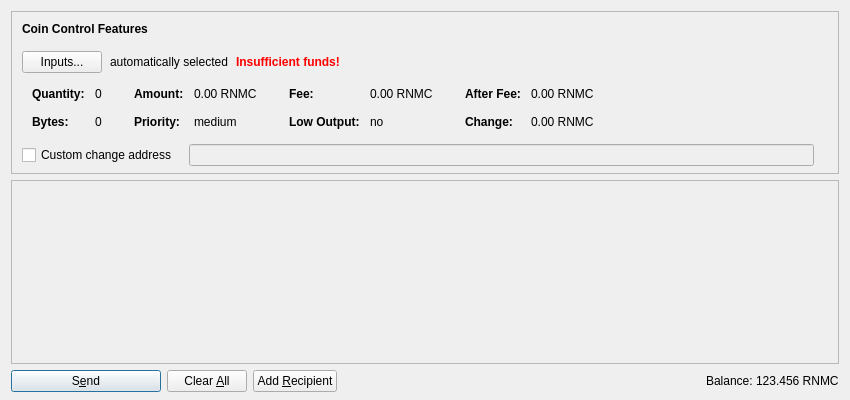
<?xml version="1.0" encoding="UTF-8"?>
<ui version="4.0">
 <class>SendCoinsDialog</class>
 <widget class="QDialog" name="SendCoinsDialog">
  <property name="geometry">
   <rect>
    <x>0</x>
    <y>0</y>
    <width>850</width>
    <height>400</height>
   </rect>
  </property>
  <property name="windowTitle">
   <string>Send Coins</string>
  </property>
  <layout class="QVBoxLayout" name="verticalLayout" stretch="0,1,0">
   <property name="bottomMargin">
    <number>8</number>
   </property>
   <item>
    <widget class="QFrame" name="frameCoinControl">
     <property name="sizePolicy">
      <sizepolicy hsizetype="Expanding" vsizetype="Expanding">
       <horstretch>0</horstretch>
       <verstretch>0</verstretch>
      </sizepolicy>
     </property>
     <property name="maximumSize">
      <size>
       <width>16777215</width>
       <height>16777215</height>
      </size>
     </property>
     <property name="frameShape">
      <enum>QFrame::StyledPanel</enum>
     </property>
     <property name="frameShadow">
      <enum>QFrame::Sunken</enum>
     </property>
     <layout class="QVBoxLayout" name="verticalLayoutCoinControl2">
      <property name="spacing">
       <number>0</number>
      </property>
      <property name="leftMargin">
       <number>0</number>
      </property>
      <property name="topMargin">
       <number>0</number>
      </property>
      <property name="rightMargin">
       <number>0</number>
      </property>
      <property name="bottomMargin">
       <number>6</number>
      </property>
      <item>
       <layout class="QVBoxLayout" name="verticalLayoutCoinControl" stretch="0,0,0,0,1">
        <property name="spacing">
         <number>0</number>
        </property>
        <property name="leftMargin">
         <number>10</number>
        </property>
        <property name="topMargin">
         <number>10</number>
        </property>
        <item>
         <layout class="QHBoxLayout" name="horizontalLayoutCoinControl1">
          <property name="bottomMargin">
           <number>15</number>
          </property>
          <item>
           <widget class="QLabel" name="labelCoinControlFeatures">
            <property name="sizePolicy">
             <sizepolicy hsizetype="Preferred" vsizetype="Maximum">
              <horstretch>0</horstretch>
              <verstretch>0</verstretch>
             </sizepolicy>
            </property>
            <property name="font">
             <font>
              <weight>75</weight>
              <bold>true</bold>
             </font>
            </property>
            <property name="styleSheet">
             <string notr="true">font-weight:bold;</string>
            </property>
            <property name="text">
             <string>Coin Control Features</string>
            </property>
           </widget>
          </item>
         </layout>
        </item>
        <item>
         <layout class="QHBoxLayout" name="horizontalLayoutCoinControl2" stretch="0,0,0,0">
          <property name="spacing">
           <number>8</number>
          </property>
          <property name="bottomMargin">
           <number>10</number>
          </property>
          <item>
           <widget class="QPushButton" name="pushButtonCoinControl">
            <property name="styleSheet">
             <string notr="true"/>
            </property>
            <property name="text">
             <string>Inputs...</string>
            </property>
           </widget>
          </item>
          <item>
           <widget class="QLabel" name="labelCoinControlAutomaticallySelected">
            <property name="text">
             <string>automatically selected</string>
            </property>
            <property name="margin">
             <number>5</number>
            </property>
           </widget>
          </item>
          <item>
           <widget class="QLabel" name="labelCoinControlInsuffFunds">
            <property name="font">
             <font>
              <weight>75</weight>
              <bold>true</bold>
             </font>
            </property>
            <property name="styleSheet">
             <string notr="true">color:red;font-weight:bold;</string>
            </property>
            <property name="text">
             <string>Insufficient funds!</string>
            </property>
            <property name="margin">
             <number>5</number>
            </property>
           </widget>
          </item>
          <item>
           <spacer name="horizontalSpacerCoinControl">
            <property name="orientation">
             <enum>Qt::Horizontal</enum>
            </property>
            <property name="sizeHint" stdset="0">
             <size>
              <width>40</width>
              <height>1</height>
             </size>
            </property>
           </spacer>
          </item>
         </layout>
        </item>
        <item>
         <widget class="QWidget" name="widgetCoinControl" native="true">
          <property name="sizePolicy">
           <sizepolicy hsizetype="Preferred" vsizetype="Preferred">
            <horstretch>0</horstretch>
            <verstretch>0</verstretch>
           </sizepolicy>
          </property>
          <property name="minimumSize">
           <size>
            <width>0</width>
            <height>0</height>
           </size>
          </property>
          <property name="styleSheet">
           <string notr="true"/>
          </property>
          <layout class="QHBoxLayout" name="horizontalLayoutCoinControl5">
           <property name="leftMargin">
            <number>0</number>
           </property>
           <property name="topMargin">
            <number>0</number>
           </property>
           <property name="rightMargin">
            <number>0</number>
           </property>
           <property name="bottomMargin">
            <number>0</number>
           </property>
           <item>
            <layout class="QHBoxLayout" name="horizontalLayoutCoinControl3" stretch="0,0,0,1">
             <property name="spacing">
              <number>20</number>
             </property>
             <property name="topMargin">
              <number>0</number>
             </property>
             <property name="bottomMargin">
              <number>10</number>
             </property>
             <item>
              <layout class="QFormLayout" name="formLayoutCoinControl1">
               <property name="horizontalSpacing">
                <number>10</number>
               </property>
               <property name="verticalSpacing">
                <number>14</number>
               </property>
               <property name="leftMargin">
                <number>10</number>
               </property>
               <property name="topMargin">
                <number>4</number>
               </property>
               <property name="rightMargin">
                <number>6</number>
               </property>
               <item row="0" column="0">
                <widget class="QLabel" name="labelCoinControlQuantityText">
                 <property name="font">
                  <font>
                   <weight>75</weight>
                   <bold>true</bold>
                  </font>
                 </property>
                 <property name="text">
                  <string>Quantity:</string>
                 </property>
                 <property name="margin">
                  <number>0</number>
                 </property>
                </widget>
               </item>
               <item row="0" column="1">
                <widget class="QLabel" name="labelCoinControlQuantity">
                 <property name="cursor">
                  <cursorShape>IBeamCursor</cursorShape>
                 </property>
                 <property name="contextMenuPolicy">
                  <enum>Qt::ActionsContextMenu</enum>
                 </property>
                 <property name="text">
                  <string notr="true">0</string>
                 </property>
                 <property name="margin">
                  <number>0</number>
                 </property>
                 <property name="textInteractionFlags">
                  <set>Qt::LinksAccessibleByMouse|Qt::TextSelectableByKeyboard|Qt::TextSelectableByMouse</set>
                 </property>
                </widget>
               </item>
               <item row="1" column="0">
                <widget class="QLabel" name="labelCoinControlBytesText">
                 <property name="font">
                  <font>
                   <weight>75</weight>
                   <bold>true</bold>
                  </font>
                 </property>
                 <property name="text">
                  <string>Bytes:</string>
                 </property>
                </widget>
               </item>
               <item row="1" column="1">
                <widget class="QLabel" name="labelCoinControlBytes">
                 <property name="cursor">
                  <cursorShape>IBeamCursor</cursorShape>
                 </property>
                 <property name="contextMenuPolicy">
                  <enum>Qt::ActionsContextMenu</enum>
                 </property>
                 <property name="text">
                  <string notr="true">0</string>
                 </property>
                 <property name="textInteractionFlags">
                  <set>Qt::LinksAccessibleByMouse|Qt::TextSelectableByKeyboard|Qt::TextSelectableByMouse</set>
                 </property>
                </widget>
               </item>
              </layout>
             </item>
             <item>
              <layout class="QFormLayout" name="formLayoutCoinControl2">
               <property name="horizontalSpacing">
                <number>10</number>
               </property>
               <property name="verticalSpacing">
                <number>14</number>
               </property>
               <property name="leftMargin">
                <number>6</number>
               </property>
               <property name="topMargin">
                <number>4</number>
               </property>
               <property name="rightMargin">
                <number>6</number>
               </property>
               <item row="0" column="0">
                <widget class="QLabel" name="labelCoinControlAmountText">
                 <property name="font">
                  <font>
                   <weight>75</weight>
                   <bold>true</bold>
                  </font>
                 </property>
                 <property name="text">
                  <string>Amount:</string>
                 </property>
                 <property name="margin">
                  <number>0</number>
                 </property>
                </widget>
               </item>
               <item row="0" column="1">
                <widget class="QLabel" name="labelCoinControlAmount">
                 <property name="cursor">
                  <cursorShape>IBeamCursor</cursorShape>
                 </property>
                 <property name="contextMenuPolicy">
                  <enum>Qt::ActionsContextMenu</enum>
                 </property>
                 <property name="text">
                  <string notr="true">0.00 RNMC</string>
                 </property>
                 <property name="textInteractionFlags">
                  <set>Qt::LinksAccessibleByMouse|Qt::TextSelectableByKeyboard|Qt::TextSelectableByMouse</set>
                 </property>
                </widget>
               </item>
               <item row="1" column="0">
                <widget class="QLabel" name="labelCoinControlPriorityText">
                 <property name="font">
                  <font>
                   <weight>75</weight>
                   <bold>true</bold>
                  </font>
                 </property>
                 <property name="text">
                  <string>Priority:</string>
                 </property>
                </widget>
               </item>
               <item row="1" column="1">
                <widget class="QLabel" name="labelCoinControlPriority">
                 <property name="cursor">
                  <cursorShape>IBeamCursor</cursorShape>
                 </property>
                 <property name="contextMenuPolicy">
                  <enum>Qt::ActionsContextMenu</enum>
                 </property>
                 <property name="text">
                  <string notr="true">medium</string>
                 </property>
                 <property name="textInteractionFlags">
                  <set>Qt::LinksAccessibleByMouse|Qt::TextSelectableByKeyboard|Qt::TextSelectableByMouse</set>
                 </property>
                </widget>
               </item>
              </layout>
             </item>
             <item>
              <layout class="QFormLayout" name="formLayoutCoinControl3">
               <property name="horizontalSpacing">
                <number>10</number>
               </property>
               <property name="verticalSpacing">
                <number>14</number>
               </property>
               <property name="leftMargin">
                <number>6</number>
               </property>
               <property name="topMargin">
                <number>4</number>
               </property>
               <property name="rightMargin">
                <number>6</number>
               </property>
               <item row="0" column="0">
                <widget class="QLabel" name="labelCoinControlFeeText">
                 <property name="font">
                  <font>
                   <weight>75</weight>
                   <bold>true</bold>
                  </font>
                 </property>
                 <property name="text">
                  <string>Fee:</string>
                 </property>
                 <property name="margin">
                  <number>0</number>
                 </property>
                </widget>
               </item>
               <item row="0" column="1">
                <widget class="QLabel" name="labelCoinControlFee">
                 <property name="cursor">
                  <cursorShape>IBeamCursor</cursorShape>
                 </property>
                 <property name="contextMenuPolicy">
                  <enum>Qt::ActionsContextMenu</enum>
                 </property>
                 <property name="text">
                  <string notr="true">0.00 RNMC</string>
                 </property>
                 <property name="textInteractionFlags">
                  <set>Qt::LinksAccessibleByMouse|Qt::TextSelectableByKeyboard|Qt::TextSelectableByMouse</set>
                 </property>
                </widget>
               </item>
               <item row="1" column="0">
                <widget class="QLabel" name="labelCoinControlLowOutputText">
                 <property name="font">
                  <font>
                   <weight>75</weight>
                   <bold>true</bold>
                  </font>
                 </property>
                 <property name="text">
                  <string>Low Output:</string>
                 </property>
                </widget>
               </item>
               <item row="1" column="1">
                <widget class="QLabel" name="labelCoinControlLowOutput">
                 <property name="cursor">
                  <cursorShape>IBeamCursor</cursorShape>
                 </property>
                 <property name="contextMenuPolicy">
                  <enum>Qt::ActionsContextMenu</enum>
                 </property>
                 <property name="text">
                  <string notr="true">no</string>
                 </property>
                 <property name="textInteractionFlags">
                  <set>Qt::LinksAccessibleByMouse|Qt::TextSelectableByKeyboard|Qt::TextSelectableByMouse</set>
                 </property>
                </widget>
               </item>
              </layout>
             </item>
             <item>
              <layout class="QFormLayout" name="formLayoutCoinControl4">
               <property name="horizontalSpacing">
                <number>10</number>
               </property>
               <property name="verticalSpacing">
                <number>14</number>
               </property>
               <property name="leftMargin">
                <number>6</number>
               </property>
               <property name="topMargin">
                <number>4</number>
               </property>
               <property name="rightMargin">
                <number>6</number>
               </property>
               <item row="0" column="0">
                <widget class="QLabel" name="labelCoinControlAfterFeeText">
                 <property name="font">
                  <font>
                   <weight>75</weight>
                   <bold>true</bold>
                  </font>
                 </property>
                 <property name="text">
                  <string>After Fee:</string>
                 </property>
                 <property name="margin">
                  <number>0</number>
                 </property>
                </widget>
               </item>
               <item row="0" column="1">
                <widget class="QLabel" name="labelCoinControlAfterFee">
                 <property name="cursor">
                  <cursorShape>IBeamCursor</cursorShape>
                 </property>
                 <property name="contextMenuPolicy">
                  <enum>Qt::ActionsContextMenu</enum>
                 </property>
                 <property name="text">
                  <string notr="true">0.00 RNMC</string>
                 </property>
                 <property name="textInteractionFlags">
                  <set>Qt::LinksAccessibleByMouse|Qt::TextSelectableByKeyboard|Qt::TextSelectableByMouse</set>
                 </property>
                </widget>
               </item>
               <item row="1" column="0">
                <widget class="QLabel" name="labelCoinControlChangeText">
                 <property name="font">
                  <font>
                   <weight>75</weight>
                   <bold>true</bold>
                  </font>
                 </property>
                 <property name="text">
                  <string>Change:</string>
                 </property>
                </widget>
               </item>
               <item row="1" column="1">
                <widget class="QLabel" name="labelCoinControlChange">
                 <property name="cursor">
                  <cursorShape>IBeamCursor</cursorShape>
                 </property>
                 <property name="contextMenuPolicy">
                  <enum>Qt::ActionsContextMenu</enum>
                 </property>
                 <property name="text">
                  <string notr="true">0.00 RNMC</string>
                 </property>
                 <property name="textInteractionFlags">
                  <set>Qt::LinksAccessibleByMouse|Qt::TextSelectableByKeyboard|Qt::TextSelectableByMouse</set>
                 </property>
                </widget>
               </item>
              </layout>
             </item>
            </layout>
           </item>
          </layout>
         </widget>
        </item>
        <item>
         <layout class="QHBoxLayout" name="horizontalLayoutCoinControl4" stretch="0,0,0">
          <property name="spacing">
           <number>12</number>
          </property>
          <property name="sizeConstraint">
           <enum>QLayout::SetDefaultConstraint</enum>
          </property>
          <property name="topMargin">
           <number>5</number>
          </property>
          <property name="rightMargin">
           <number>5</number>
          </property>
          <item>
           <widget class="QCheckBox" name="checkBoxCoinControlChange">
            <property name="toolTip">
             <string>If this is activated, but the change address is empty or invalid, change will be sent to a newly generated address.</string>
            </property>
            <property name="text">
             <string>Custom change address</string>
            </property>
           </widget>
          </item>
          <item>
           <widget class="QValidatedLineEdit" name="lineEditCoinControlChange">
            <property name="enabled">
             <bool>false</bool>
            </property>
            <property name="sizePolicy">
             <sizepolicy hsizetype="Expanding" vsizetype="Fixed">
              <horstretch>0</horstretch>
              <verstretch>0</verstretch>
             </sizepolicy>
            </property>
           </widget>
          </item>
          <item>
           <widget class="QLabel" name="labelCoinControlChangeLabel">
            <property name="sizePolicy">
             <sizepolicy hsizetype="Preferred" vsizetype="Expanding">
              <horstretch>0</horstretch>
              <verstretch>0</verstretch>
             </sizepolicy>
            </property>
            <property name="minimumSize">
             <size>
              <width>0</width>
              <height>0</height>
             </size>
            </property>
            <property name="text">
             <string/>
            </property>
            <property name="margin">
             <number>3</number>
            </property>
           </widget>
          </item>
         </layout>
        </item>
        <item>
         <spacer name="verticalSpacerCoinControl">
          <property name="orientation">
           <enum>Qt::Vertical</enum>
          </property>
          <property name="sizeHint" stdset="0">
           <size>
            <width>800</width>
            <height>1</height>
           </size>
          </property>
         </spacer>
        </item>
       </layout>
      </item>
     </layout>
    </widget>
   </item>
   <item>
    <widget class="QScrollArea" name="scrollArea">
     <property name="widgetResizable">
      <bool>true</bool>
     </property>
     <widget class="QWidget" name="scrollAreaWidgetContents">
      <property name="geometry">
       <rect>
        <x>0</x>
        <y>0</y>
        <width>830</width>
        <height>178</height>
       </rect>
      </property>
      <layout class="QVBoxLayout" name="verticalLayout_2" stretch="0,1">
       <property name="leftMargin">
        <number>0</number>
       </property>
       <property name="topMargin">
        <number>0</number>
       </property>
       <property name="rightMargin">
        <number>0</number>
       </property>
       <property name="bottomMargin">
        <number>0</number>
       </property>
       <item>
        <layout class="QVBoxLayout" name="entries">
         <property name="spacing">
          <number>6</number>
         </property>
        </layout>
       </item>
       <item>
        <spacer name="verticalSpacer">
         <property name="orientation">
          <enum>Qt::Vertical</enum>
         </property>
         <property name="sizeHint" stdset="0">
          <size>
           <width>20</width>
           <height>40</height>
          </size>
         </property>
        </spacer>
       </item>
      </layout>
     </widget>
    </widget>
   </item>
   <item>
    <layout class="QHBoxLayout" name="horizontalLayout">
     <item>
      <widget class="QPushButton" name="sendButton">
       <property name="minimumSize">
        <size>
         <width>150</width>
         <height>0</height>
        </size>
       </property>
       <property name="toolTip">
        <string>Confirm the send action</string>
       </property>
       <property name="text">
        <string>S&amp;end</string>
       </property>
       <property name="icon">
        <iconset resource="../renamedcoin.qrc">
         <normaloff>:/icons/send</normaloff>:/icons/send</iconset>
       </property>
       <property name="default">
        <bool>true</bool>
       </property>
      </widget>
     </item>
     <item>
      <widget class="QPushButton" name="clearButton">
       <property name="sizePolicy">
        <sizepolicy hsizetype="Minimum" vsizetype="Fixed">
         <horstretch>0</horstretch>
         <verstretch>0</verstretch>
        </sizepolicy>
       </property>
       <property name="toolTip">
        <string>Clear all fields of the form.</string>
       </property>
       <property name="text">
        <string>Clear &amp;All</string>
       </property>
       <property name="icon">
        <iconset resource="../renamedcoin.qrc">
         <normaloff>:/icons/remove</normaloff>:/icons/remove</iconset>
       </property>
       <property name="autoRepeatDelay">
        <number>300</number>
       </property>
       <property name="autoDefault">
        <bool>false</bool>
       </property>
      </widget>
     </item>
     <item>
      <widget class="QPushButton" name="addButton">
       <property name="toolTip">
        <string>Send to multiple recipients at once</string>
       </property>
       <property name="text">
        <string>Add &amp;Recipient</string>
       </property>
       <property name="icon">
        <iconset resource="../renamedcoin.qrc">
         <normaloff>:/icons/add</normaloff>:/icons/add</iconset>
       </property>
       <property name="autoDefault">
        <bool>false</bool>
       </property>
      </widget>
     </item>
     <item>
      <spacer name="horizontalSpacer">
       <property name="orientation">
        <enum>Qt::Horizontal</enum>
       </property>
       <property name="sizeHint" stdset="0">
        <size>
         <width>40</width>
         <height>20</height>
        </size>
       </property>
      </spacer>
     </item>
     <item>
      <layout class="QHBoxLayout" name="horizontalLayout_2">
       <property name="spacing">
        <number>3</number>
       </property>
       <item>
        <widget class="QLabel" name="label">
         <property name="sizePolicy">
          <sizepolicy hsizetype="Preferred" vsizetype="Fixed">
           <horstretch>0</horstretch>
           <verstretch>0</verstretch>
          </sizepolicy>
         </property>
         <property name="text">
          <string>Balance:</string>
         </property>
        </widget>
       </item>
       <item>
        <widget class="QLabel" name="labelBalance">
         <property name="sizePolicy">
          <sizepolicy hsizetype="Preferred" vsizetype="Fixed">
           <horstretch>0</horstretch>
           <verstretch>0</verstretch>
          </sizepolicy>
         </property>
         <property name="cursor">
          <cursorShape>IBeamCursor</cursorShape>
         </property>
         <property name="text">
          <string notr="true">123.456 RNMC</string>
         </property>
         <property name="textInteractionFlags">
          <set>Qt::LinksAccessibleByMouse|Qt::TextSelectableByKeyboard|Qt::TextSelectableByMouse</set>
         </property>
        </widget>
       </item>
      </layout>
     </item>
    </layout>
   </item>
  </layout>
 </widget>
 <customwidgets>
  <customwidget>
   <class>QValidatedLineEdit</class>
   <extends>QLineEdit</extends>
   <header>qvalidatedlineedit.h</header>
  </customwidget>
 </customwidgets>
 <resources>
  <include location="../renamedcoin.qrc"/>
 </resources>
 <connections/>
</ui>
